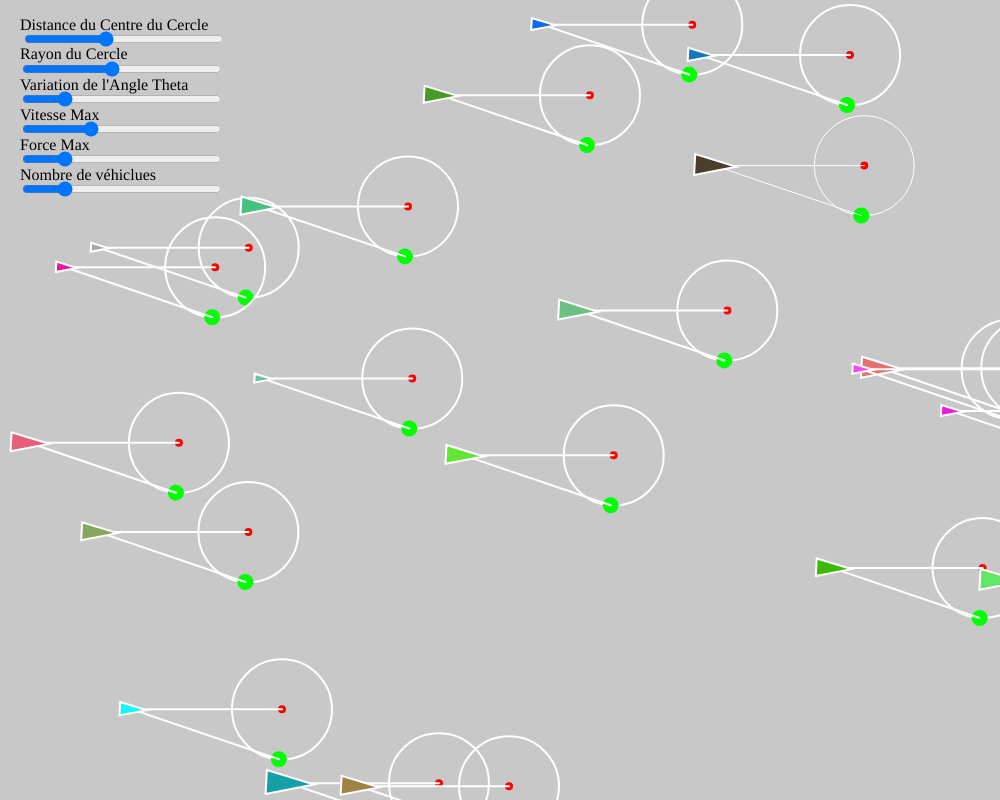
Frame 1 (no input)
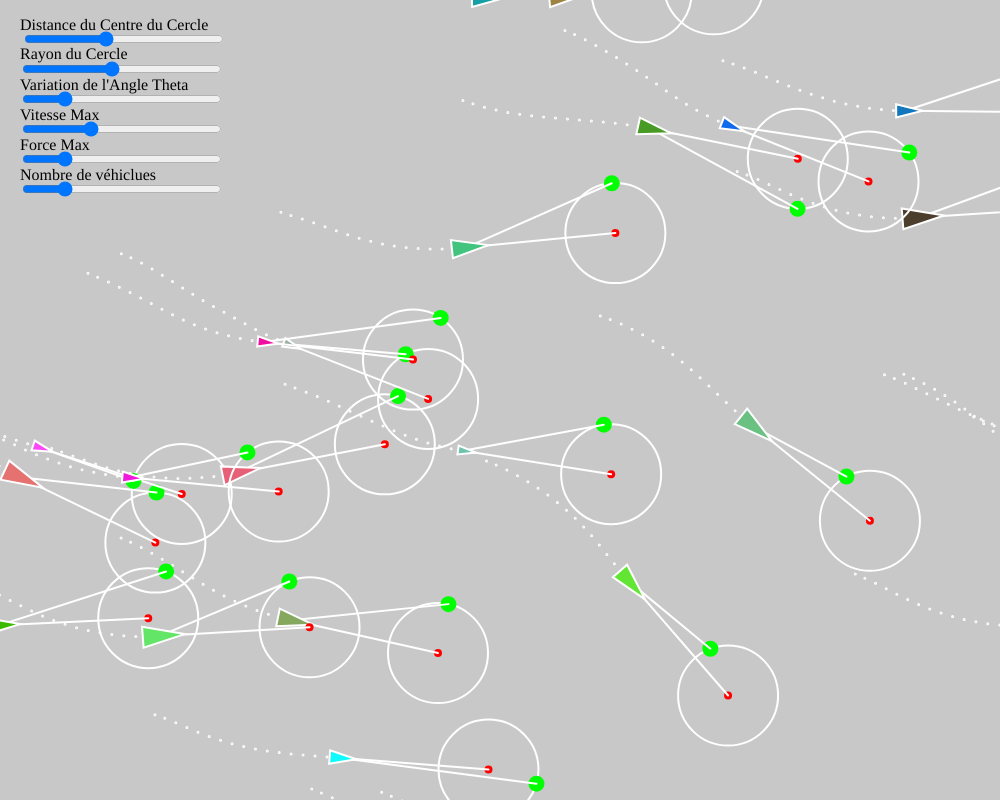
Frame 60 (no input)
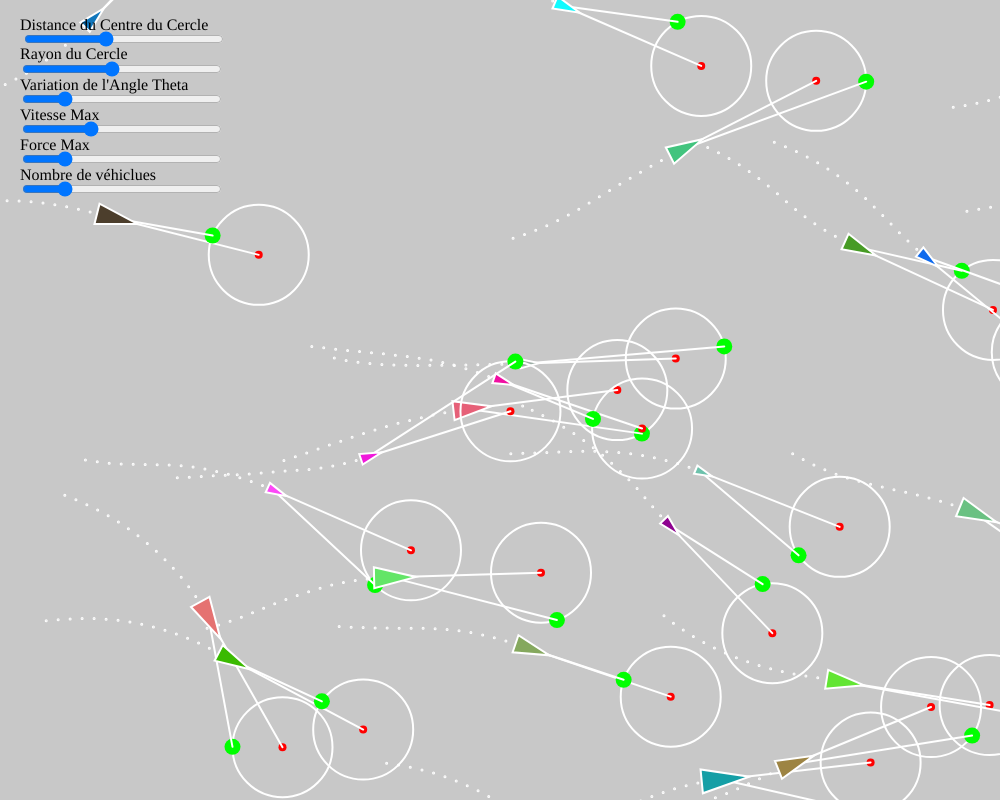
Frame 120 (the mouse pressed at the canvas centre since frame 60)

The p5.js sketch that drew these frames (run headless with seeded random() and noise() and a simulated clock; from frame 60 on, the mouse is pressed at the canvas centre):

// p5.js sketch
// ── sketch.js
let vehicles = [];
let distanceCercleSlider, wanderRadiusSlider, displaceRangeSlider, maxSpeedSlider, maxForceSlider, vehicleCountSlider;

let debugMode = false;

function setup() {
  createCanvas(1000, 800);

  //Sliders
  createP('Distance du Centre du Cercle').position(20, 0);
  distanceCercleSlider = createSlider(50, 300, 150);
  distanceCercleSlider.position(22, 29);
  distanceCercleSlider.style('width', '200px');

  createP('Rayon du Cercle').position(20, 29);
  wanderRadiusSlider = createSlider(10, 100, 50);
  wanderRadiusSlider.position(20, 59);
  wanderRadiusSlider.style('width', '200px');

  createP('Variation de l\'Angle Theta').position(20, 60);
  displaceRangeSlider = createSlider(0, PI / 2, 0.3, 0.01);
  displaceRangeSlider.position(20, 89);
  displaceRangeSlider.style('width', '200px');

  createP('Vitesse Max').position(20, 90);
  maxSpeedSlider = createSlider(1, 10, 4);
  maxSpeedSlider.position(20, 119);
  maxSpeedSlider.style('width', '200px');

  createP('Force Max').position(20, 120);
  maxForceSlider = createSlider(0.01, 1, 0.2, 0.01);
  maxForceSlider.position(20, 149);
  maxForceSlider.style('width', '200px');

  createP("Nombre de véhiclues").position(20, 150);
  vehicleCountSlider = createSlider(1, 100, 20);
  vehicleCountSlider.position(20, 179);
  vehicleCountSlider.style('width', '200px');

  const nbVehicles = 20;
  for(let i=0; i < nbVehicles; i++) {
    let vehicle = new Vehicle(random(width), random(height));
    vehicles.push(vehicle);
  }
}

function draw() {
  background(200);
  //background(0, 0, 0, 20);

  vehicles.forEach(vehicle => {
    vehicle.distanceCercle = distanceCercleSlider.value();
    vehicle.wanderRadius = wanderRadiusSlider.value();
    vehicle.displaceRange = displaceRangeSlider.value();
    vehicle.maxSpeed = maxSpeedSlider.value();
    vehicle.maxForce = maxForceSlider.value();
    vehicle.wander();

    vehicle.update();
    vehicle.show();
    vehicle.edges();
  });

  vehicleCountSlider.input(vehicleCountChanged);
  
}

function createVehicles(count) {
  vehicles = []; // Clear existing vehicles
  for (let i = 0; i < count; i++) {
    let vehicle = new Vehicle(random(width), random(height));
    vehicles.push(vehicle);
  }
}

function mousePressed() {
  if (mouseY < height) {
    let vehicle = new Vehicle(mouseX, mouseY);
    vehicles.push(vehicle);
  }
}

function vehicleCountChanged() {
  createVehicles(vehicleCountSlider.value());
}

// ── vehicle.js
class Vehicle {
  constructor(x, y) {
    this.pos = createVector(x, y);
    this.vel = createVector(1, 0);
    this.acc = createVector(0, 0);
    this.maxSpeed = 4;
    this.maxForce = 0.2;
    this.r = 16;

    //Propriétés aléatoires
    this.maxSpeed = random(2, 6);
    this.maxForce = random(0.1, 0.5);
    this.r = random(8, 24);

    //Couleur aléatoire
    this.color = color(random(255), random(255), random(255));

    // pour comportement wander
    this.distanceCercle = 150;
    this.wanderRadius = 50;
    this.wanderTheta = PI / 2;
    this.displaceRange = 0.3;

    this.path = [];
    this.maxPathLength = 50;
  }

  wander() {
    // Perlin noise
    let noisePerlin = 0.1;
    this.wanderTheta += map(noise(noisePerlin), 0,1, -this.displaceRange,this.displaceRange);

    // point devant le véhicule
    let wanderPoint = this.vel.copy();
    wanderPoint.setMag(this.distanceCercle);
    wanderPoint.add(this.pos);

    // on le dessine sous la forme d'une petit cercle rouge
    fill(255, 0, 0);
    noStroke();
    circle(wanderPoint.x, wanderPoint.y, 8);

    // Cercle autour du point
    noFill();
    stroke(255);
    circle(wanderPoint.x, wanderPoint.y, this.wanderRadius * 2);

    // on dessine une ligne qui relie le vaisseau à ce point
    // c'est la ligne blanche en face du vaisseau
    line(this.pos.x, this.pos.y, wanderPoint.x, wanderPoint.y);

    // On va s'occuper de calculer le point vert SUR LE CERCLE
    // il fait un angle wanderTheta avec le centre du cercle
    // l'angle final par rapport à l'axe des X c'est l'angle du vaisseau
    // + cet angle
    let theta = this.wanderTheta + this.vel.heading();

    let x = this.wanderRadius * cos(theta);
    let y = this.wanderRadius * sin(theta);

    // maintenant wanderPoint c'est un point sur le cercle
    wanderPoint.add(x, y);

    // on le dessine sous la forme d'un cercle vert
    fill(0, 255, 0);
    noStroke();
    circle(wanderPoint.x, wanderPoint.y, 16);

    // on dessine le vecteur desiredSpeed qui va du vaisseau au point vert
    stroke(255);
    line(this.pos.x, this.pos.y, wanderPoint.x, wanderPoint.y);

    // On a donc la vitesse désirée que l'on cherche qui est le vecteur
    // allant du vaisseau au cercle vert. On le calcule :
    // ci-dessous, steer c'est la desiredSpeed directement !
    // Voir l'article de Craig Reynolds, Daniel Shiffman s'est trompé
    // dans sa vidéo, on ne calcule pas la formule classique
    // force = desiredSpeed - vitesseCourante, mais ici on a directement
    // force = desiredSpeed
    let steer = wanderPoint.sub(this.pos);

    steer.setMag(this.maxForce);
    this.applyForce(steer);

    // On déplace le point vert sur le cerlcle (en radians)
    this.wanderTheta += random(-this.displaceRange, this.displaceRange);
  }

  evade(vehicle) {
    let pursuit = this.pursue(vehicle);
    pursuit.mult(-1);
    return pursuit;
  }

  pursue(vehicle) {
    let target = vehicle.pos.copy();
    let prediction = vehicle.vel.copy();
    prediction.mult(10);
    target.add(prediction);
    fill(0, 255, 0);
    circle(target.x, target.y, 16);
    return this.seek(target);
  }

  arrive(target) {
    // 2nd argument true enables the arrival behavior
    return this.seek(target, true);
  }

  flee(target) {
    return this.seek(target).mult(-1);
  }

  seek(target, arrival = false) {
    let force = p5.Vector.sub(target, this.pos);
    let desiredSpeed = this.maxSpeed;
    if (arrival) {
      let slowRadius = 100;
      let distance = force.mag();
      if (distance < slowRadius) {
        desiredSpeed = map(distance, 0, slowRadius, 0, this.maxSpeed);
      }
    }
    force.setMag(desiredSpeed);
    force.sub(this.vel);
    force.limit(this.maxForce);
    return force;
  }

  applyForce(force) {
    this.acc.add(force);
  }

  update() {
    this.vel.add(this.acc);
    this.vel.limit(this.maxSpeed);
    this.pos.add(this.vel);
    this.acc.set(0, 0);

    // on rajoute la position courante dans le tableau du chemin
    this.path.push(this.pos.copy());

    // si le tableau a plus de 50 éléments, on vire le plus ancien
    if (this.path.length > this.maxPathLength) {
      this.path.shift();
    }

  }

  show() {
    // dessin du chemin
    this.path.forEach((p, index) => {
      if (!(index % 3)) {
        stroke(255);
        fill(255);
        circle(p.x, p.y, 1);
      }
    });

    // dessin du vaisseau
    console.log("show")
    stroke(255);
    strokeWeight(2);
    fill(this.color);
    push();
    translate(this.pos.x, this.pos.y);
    rotate(this.vel.heading());
    triangle(-this.r, -this.r / 2, -this.r, this.r / 2, this.r, 0);
    pop();


  }

  edges() {
    if (this.pos.x > width + this.r) {
      this.pos.x = -this.r;
    } else if (this.pos.x < -this.r) {
      this.pos.x = width + this.r;
    }
    if (this.pos.y > height + this.r) {
      this.pos.y = -this.r;
    } else if (this.pos.y < -this.r) {
      this.pos.y = height + this.r;
    }
  }
}
